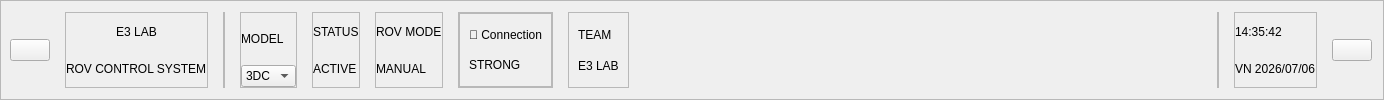
           <widget class="QFrame" name="frm_header">
            <property name="frameShape">
             <enum>QFrame::StyledPanel</enum>
            </property>
            <property name="frameShadow">
             <enum>QFrame::Raised</enum>
            </property>
            <layout class="QHBoxLayout" name="horizontalLayout">
             <property name="spacing">
              <number>15</number>
             </property>
             <property name="leftMargin">
              <number>9</number>
             </property>
             <item>
              <widget class="QPushButton" name="pbtn_iconheader">
               <property name="text">
                <string/>
               </property>
               <property name="icon">
                <iconset resource="uis/arrow/arrows.qrc">
                 <normaloff>:/icon/icon-logo.svg</normaloff>:/icon/icon-logo.svg</iconset>
               </property>
               <property name="iconSize">
                <size>
                 <width>40</width>
                 <height>40</height>
                </size>
               </property>
              </widget>
             </item>
             <item>
              <widget class="QFrame" name="Vfrm_nameapp">
               <property name="frameShape">
                <enum>QFrame::StyledPanel</enum>
               </property>
               <property name="frameShadow">
                <enum>QFrame::Raised</enum>
               </property>
               <layout class="QVBoxLayout" name="verticalLayout_21">
                <property name="spacing">
                 <number>1</number>
                </property>
                <property name="leftMargin">
                 <number>0</number>
                </property>
                <property name="topMargin">
                 <number>0</number>
                </property>
                <property name="rightMargin">
                 <number>0</number>
                </property>
                <property name="bottomMargin">
                 <number>0</number>
                </property>
                <item>
                 <widget class="QLabel" name="lbl_nameapp">
                  <property name="text">
                   <string>E3 LAB</string>
                  </property>
                  <property name="scaledContents">
                   <bool>false</bool>
                  </property>
                  <property name="alignment">
                   <set>Qt::AlignCenter</set>
                  </property>
                 </widget>
                </item>
                <item>
                 <widget class="QLabel" name="lbl_titlename">
                  <property name="text">
                   <string>ROV CONTROL SYSTEM</string>
                  </property>
                 </widget>
                </item>
               </layout>
              </widget>
             </item>
             <item>
              <widget class="QFrame" name="frm_header_title">
               <property name="frameShape">
                <enum>QFrame::StyledPanel</enum>
               </property>
               <property name="frameShadow">
                <enum>QFrame::Raised</enum>
               </property>
               <layout class="QHBoxLayout" name="horizontalLayout_5">
                <property name="leftMargin">
                 <number>0</number>
                </property>
                <property name="topMargin">
                 <number>0</number>
                </property>
                <property name="rightMargin">
                 <number>0</number>
                </property>
                <property name="bottomMargin">
                 <number>0</number>
                </property>
               </layout>
              </widget>
             </item>
             <item>
              <widget class="QFrame" name="Vfrm_mission">
               <property name="frameShape">
                <enum>QFrame::StyledPanel</enum>
               </property>
               <property name="frameShadow">
                <enum>QFrame::Raised</enum>
               </property>
               <layout class="QVBoxLayout" name="verticalLayout_7">
                <property name="spacing">
                 <number>1</number>
                </property>
                <property name="leftMargin">
                 <number>0</number>
                </property>
                <property name="topMargin">
                 <number>0</number>
                </property>
                <property name="rightMargin">
                 <number>0</number>
                </property>
                <property name="bottomMargin">
                 <number>0</number>
                </property>
                <item>
                 <widget class="QLabel" name="lbl_mission">
                  <property name="text">
                   <string>MODEL</string>
                  </property>
                 </widget>
                </item>
                <item>
                 <widget class="QComboBox" name="cb_mission">
                  <item>
                   <property name="text">
                    <string>3DC</string>
                   </property>
                  </item>
                  <item>
                   <property name="text">
                    <string>6DC</string>
                   </property>
                  </item>
                 </widget>
                </item>
               </layout>
              </widget>
             </item>
             <item>
              <widget class="QFrame" name="Vfrm_status_sys">
               <property name="frameShape">
                <enum>QFrame::StyledPanel</enum>
               </property>
               <property name="frameShadow">
                <enum>QFrame::Raised</enum>
               </property>
               <layout class="QVBoxLayout" name="verticalLayout_10" stretch="0,0">
                <property name="spacing">
                 <number>1</number>
                </property>
                <property name="leftMargin">
                 <number>0</number>
                </property>
                <property name="topMargin">
                 <number>0</number>
                </property>
                <property name="rightMargin">
                 <number>0</number>
                </property>
                <property name="bottomMargin">
                 <number>0</number>
                </property>
                <item>
                 <widget class="QLabel" name="lbl_status_lbl">
                  <property name="text">
                   <string>STATUS</string>
                  </property>
                 </widget>
                </item>
                <item>
                 <widget class="QLabel" name="lbl_status_value">
                  <property name="text">
                   <string>ACTIVE</string>
                  </property>
                 </widget>
                </item>
               </layout>
              </widget>
             </item>
             <item>
              <widget class="QFrame" name="Vfrm_mode_control">
               <property name="frameShape">
                <enum>QFrame::StyledPanel</enum>
               </property>
               <property name="frameShadow">
                <enum>QFrame::Raised</enum>
               </property>
               <layout class="QVBoxLayout" name="verticalLayout_11">
                <property name="spacing">
                 <number>1</number>
                </property>
                <property name="leftMargin">
                 <number>0</number>
                </property>
                <property name="topMargin">
                 <number>0</number>
                </property>
                <property name="rightMargin">
                 <number>0</number>
                </property>
                <property name="bottomMargin">
                 <number>0</number>
                </property>
                <item>
                 <widget class="QLabel" name="lbl_mode">
                  <property name="text">
                   <string>ROV MODE</string>
                  </property>
                 </widget>
                </item>
                <item>
                 <widget class="QLabel" name="lbl_mode_value">
                  <property name="text">
                   <string>MANUAL</string>
                  </property>
                 </widget>
                </item>
               </layout>
              </widget>
             </item>
             <item>
              <widget class="QFrame" name="Hfrm_connection">
               <property name="frameShape">
                <enum>QFrame::StyledPanel</enum>
               </property>
               <property name="frameShadow">
                <enum>QFrame::Raised</enum>
               </property>
               <layout class="QHBoxLayout" name="horizontalLayout_9">
                <property name="spacing">
                 <number>1</number>
                </property>
                <property name="leftMargin">
                 <number>0</number>
                </property>
                <property name="topMargin">
                 <number>0</number>
                </property>
                <property name="rightMargin">
                 <number>0</number>
                </property>
                <property name="bottomMargin">
                 <number>0</number>
                </property>
                <item>
                 <widget class="QFrame" name="Vfrm_connection_status">
                  <property name="frameShape">
                   <enum>QFrame::StyledPanel</enum>
                  </property>
                  <property name="frameShadow">
                   <enum>QFrame::Raised</enum>
                  </property>
                  <layout class="QVBoxLayout" name="verticalLayout_15">
                   <item>
                    <widget class="QLabel" name="lbl_connection">
                     <property name="text">
                      <string>🛜 Connection</string>
                     </property>
                    </widget>
                   </item>
                   <item>
                    <widget class="QLabel" name="lbl_connection_value">
                     <property name="text">
                      <string>STRONG</string>
                     </property>
                    </widget>
                   </item>
                  </layout>
                 </widget>
                </item>
               </layout>
              </widget>
             </item>
             <item>
              <widget class="QFrame" name="Vfrm_info_auth">
               <property name="frameShape">
                <enum>QFrame::StyledPanel</enum>
               </property>
               <property name="frameShadow">
                <enum>QFrame::Raised</enum>
               </property>
               <layout class="QVBoxLayout" name="verticalLayout_17">
                <item>
                 <widget class="QLabel" name="lbl_info_team">
                  <property name="text">
                   <string>TEAM</string>
                  </property>
                 </widget>
                </item>
                <item>
                 <widget class="QLabel" name="lbl_info_value">
                  <property name="text">
                   <string>E3 LAB</string>
                  </property>
                 </widget>
                </item>
               </layout>
              </widget>
             </item>
             <item>
              <spacer name="horizontalSpacer_2">
               <property name="orientation">
                <enum>Qt::Horizontal</enum>
               </property>
               <property name="sizeHint" stdset="0">
                <size>
                 <width>573</width>
                 <height>19</height>
                </size>
               </property>
              </spacer>
             </item>
             <item>
              <widget class="QFrame" name="frm_header_date">
               <property name="frameShape">
                <enum>QFrame::StyledPanel</enum>
               </property>
               <property name="frameShadow">
                <enum>QFrame::Raised</enum>
               </property>
               <layout class="QHBoxLayout" name="horizontalLayout_2">
                <property name="leftMargin">
                 <number>0</number>
                </property>
                <property name="topMargin">
                 <number>0</number>
                </property>
                <property name="rightMargin">
                 <number>0</number>
                </property>
                <property name="bottomMargin">
                 <number>0</number>
                </property>
               </layout>
              </widget>
             </item>
             <item>
              <widget class="QFrame" name="Vfrm_time">
               <property name="frameShape">
                <enum>QFrame::StyledPanel</enum>
               </property>
               <property name="frameShadow">
                <enum>QFrame::Raised</enum>
               </property>
               <layout class="QVBoxLayout" name="verticalLayout_18">
                <property name="spacing">
                 <number>1</number>
                </property>
                <property name="leftMargin">
                 <number>0</number>
                </property>
                <property name="topMargin">
                 <number>0</number>
                </property>
                <property name="rightMargin">
                 <number>0</number>
                </property>
                <property name="bottomMargin">
                 <number>0</number>
                </property>
                <item>
                 <widget class="QLabel" name="lbl_time">
                  <property name="text">
                   <string>14:35:42</string>
                  </property>
                 </widget>
                </item>
                <item>
                 <widget class="QLabel" name="lbl_date">
                  <property name="text">
                   <string>VN 2026/07/06</string>
                  </property>
                 </widget>
                </item>
               </layout>
              </widget>
             </item>
             <item>
              <widget class="QPushButton" name="setup_systeam">
               <property name="text">
                <string/>
               </property>
               <property name="icon">
                <iconset resource="uis/arrow/arrows.qrc">
                 <normaloff>:/icon/setting-5-svgrepo-com.svg</normaloff>:/icon/setting-5-svgrepo-com.svg</iconset>
               </property>
               <property name="iconSize">
                <size>
                 <width>30</width>
                 <height>30</height>
                </size>
               </property>
              </widget>
             </item>
            </layout>
           </widget>
